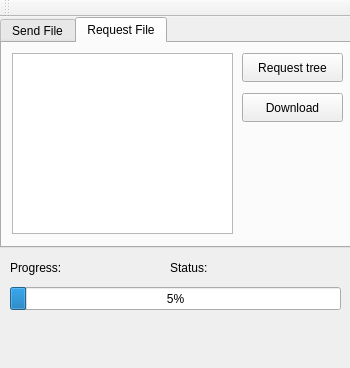
<?xml version="1.0" encoding="UTF-8"?>
<ui version="4.0">
 <class>DTMFMagix</class>
 <widget class="QMainWindow" name="DTMFMagix">
  <property name="geometry">
   <rect>
    <x>0</x>
    <y>0</y>
    <width>350</width>
    <height>368</height>
   </rect>
  </property>
  <property name="minimumSize">
   <size>
    <width>350</width>
    <height>368</height>
   </size>
  </property>
  <property name="maximumSize">
   <size>
    <width>350</width>
    <height>368</height>
   </size>
  </property>
  <property name="windowTitle">
   <string>DTMFMagix</string>
  </property>
  <widget class="QWidget" name="centralWidget">
   <property name="minimumSize">
    <size>
     <width>350</width>
     <height>300</height>
    </size>
   </property>
   <property name="maximumSize">
    <size>
     <width>350</width>
     <height>300</height>
    </size>
   </property>
   <widget class="QTabWidget" name="tabWidget">
    <property name="geometry">
     <rect>
      <x>0</x>
      <y>0</y>
      <width>361</width>
      <height>231</height>
     </rect>
    </property>
    <property name="minimumSize">
     <size>
      <width>361</width>
      <height>0</height>
     </size>
    </property>
    <property name="currentIndex">
     <number>1</number>
    </property>
    <widget class="QWidget" name="sendTab">
     <attribute name="title">
      <string>Send File</string>
     </attribute>
     <widget class="QPushButton" name="sendButton">
      <property name="geometry">
       <rect>
        <x>180</x>
        <y>70</y>
        <width>161</width>
        <height>29</height>
       </rect>
      </property>
      <property name="text">
       <string>Send</string>
      </property>
     </widget>
     <widget class="QPushButton" name="browseButton">
      <property name="geometry">
       <rect>
        <x>10</x>
        <y>70</y>
        <width>161</width>
        <height>29</height>
       </rect>
      </property>
      <property name="text">
       <string>Choose File</string>
      </property>
     </widget>
     <widget class="QLineEdit" name="pathEdit">
      <property name="geometry">
       <rect>
        <x>10</x>
        <y>30</y>
        <width>331</width>
        <height>31</height>
       </rect>
      </property>
      <property name="font">
       <font>
        <pointsize>8</pointsize>
       </font>
      </property>
     </widget>
     <widget class="QLabel" name="pathLabel">
      <property name="geometry">
       <rect>
        <x>10</x>
        <y>10</y>
        <width>67</width>
        <height>21</height>
       </rect>
      </property>
      <property name="text">
       <string>File path:</string>
      </property>
     </widget>
    </widget>
    <widget class="QWidget" name="requestTab">
     <attribute name="title">
      <string>Request File</string>
     </attribute>
     <widget class="QPushButton" name="requestButton">
      <property name="geometry">
       <rect>
        <x>240</x>
        <y>10</y>
        <width>101</width>
        <height>29</height>
       </rect>
      </property>
      <property name="text">
       <string>Request tree</string>
      </property>
     </widget>
     <widget class="QPushButton" name="downloadButton">
      <property name="geometry">
       <rect>
        <x>240</x>
        <y>50</y>
        <width>101</width>
        <height>29</height>
       </rect>
      </property>
      <property name="text">
       <string>Download</string>
      </property>
     </widget>
     <widget class="QListWidget" name="listWidget">
      <property name="geometry">
       <rect>
        <x>10</x>
        <y>10</y>
        <width>221</width>
        <height>181</height>
       </rect>
      </property>
     </widget>
    </widget>
   </widget>
   <widget class="QProgressBar" name="progressBar">
    <property name="geometry">
     <rect>
      <x>10</x>
      <y>270</y>
      <width>331</width>
      <height>23</height>
     </rect>
    </property>
    <property name="value">
     <number>5</number>
    </property>
   </widget>
   <widget class="QLabel" name="progressLabel">
    <property name="geometry">
     <rect>
      <x>10</x>
      <y>240</y>
      <width>67</width>
      <height>21</height>
     </rect>
    </property>
    <property name="text">
     <string>Progress:</string>
    </property>
   </widget>
   <widget class="QLabel" name="statusLabel">
    <property name="geometry">
     <rect>
      <x>170</x>
      <y>240</y>
      <width>51</width>
      <height>21</height>
     </rect>
    </property>
    <property name="text">
     <string>Status:</string>
    </property>
   </widget>
  </widget>
  <widget class="QMenuBar" name="menuBar">
   <property name="geometry">
    <rect>
     <x>0</x>
     <y>0</y>
     <width>350</width>
     <height>29</height>
    </rect>
   </property>
  </widget>
  <widget class="QToolBar" name="mainToolBar">
   <attribute name="toolBarArea">
    <enum>TopToolBarArea</enum>
   </attribute>
   <attribute name="toolBarBreak">
    <bool>false</bool>
   </attribute>
  </widget>
  <widget class="QStatusBar" name="statusBar">
   <property name="sizeGripEnabled">
    <bool>false</bool>
   </property>
  </widget>
 </widget>
 <layoutdefault spacing="6" margin="11"/>
 <resources/>
 <connections/>
</ui>
